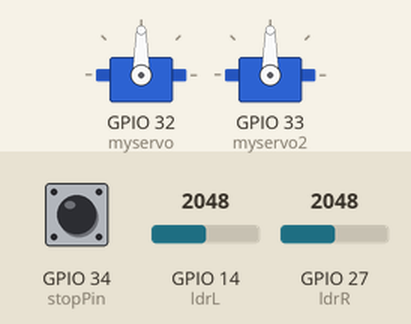
The sketch below on a simulated ESP32. On the bench: 2 × servo. Inputs (shaded band) come from the test bench; at power-on: GPIO 34 (stopPin) HIGH, GPIO 14 (ldrL) = 2048, GPIO 27 (ldrR) = 2048.

Above: at 1.2 s.
1.3 s: GPIO 34 (stopPin) pulled LOW for 0.15 s
At 1.45 s:
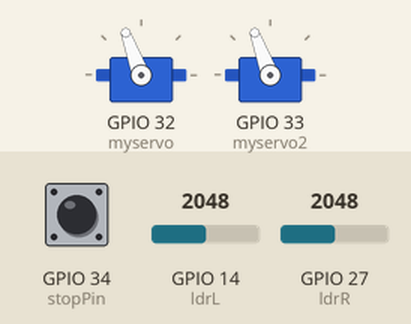
3.7 s: GPIO 34 (stopPin) pulled LOW for 3.2 s
At 4.45 s:
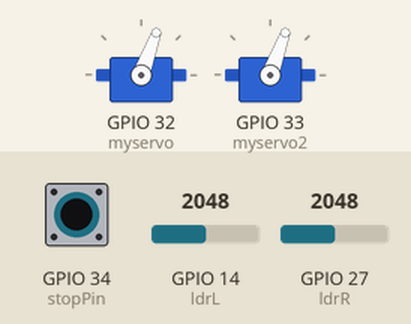
Timing chart, 0 to 8.5 s (numbered marks = the images above; inputs shaded):
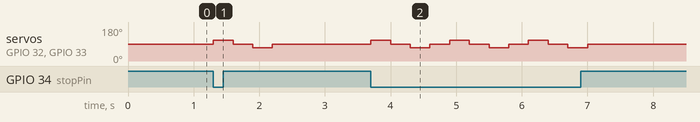

Measured:
- after the input at 1.3 s, servo on GPIO 32 (myservo), servo on GPIO 33 (myservo2): 90° → 110° at once, → 90° 0.30 s later, → 70° 0.30 s later, → 90° 0.30 s later
- after the input at 3.7 s, servo on GPIO 32 (myservo), servo on GPIO 33 (myservo2): 90° → 110° at once, then repeats every 1.2 s: 90° 0.30 s, 70° 0.30 s, 90° 0.30 s, 110° 0.30 s, until it stays 90° from 7.0 s

The sketch:

Lightwalker.ino
```cpp
#include <QuickPID.h>
#include <ESP32Servo.h>

// var servo
Servo myservo;
Servo myservo2;

const float THRESHOLD = 0.15;
int speed = 300;

int zero1 = 90;
int zero2 = 90;
int step = 20; // step base dritto
int stepVira = 40; // step per virare a dx/sx
int plusStep = 0; // step in più per avvicinarsi alla luce

// var fotoresistenze
int stopPin = 34; // 1 = buio, 0 = luce
volatile bool stop = false;

int ldrL = 14;
int ldrR = 27;
const int N = 3;
int misureL[N];
int misureR[N];
int idx = 0;
long sumL = 0;
long sumR = 0;
//int diff = 0;
float diff = 0;
int left = 0;
int right = 0;

// var per PID
float luceInput = 0; // poi aggiornata con la somma delle due letture di ldr
float output; // output del PID, da mappare sul plusStep
float luceObiettivo = 2000;
float Kp = 0.8, Ki = 0.0, Kd = 0.07;

int lastStop = 1;

QuickPID lucePID(&luceInput, &output, &luceObiettivo);

void IRAM_ATTR ISR() {
  stop = true;
}

void setup() {
// setup dei pin LDR
  Serial.begin(9600);
  pinMode(ldrL, INPUT);
  pinMode(ldrR, INPUT);
  pinMode(stopPin, INPUT);

// setup dei servo
  myservo.attach(32); // servo con pin 32 è davanti
  myservo2.attach(33);
  myservo.write(zero1);
  myservo2.write(zero2);

// setup interrupt = se non c'è luce, interrompi la camminata
  attachInterrupt(digitalPinToInterrupt(stopPin), ISR, RISING); // 0 -> 1 ARRIVA IL BUIO

// setup PID
  lucePID.SetTunings(Kp, Ki, Kd);
  lucePID.SetOutputLimits(0, 1023);
  lucePID.SetMode(lucePID.Control::automatic);
}


void loop() {

  int currentStop = digitalRead(stopPin);

  left  = mediaMobile(ldrL, misureL, sumL);
  right = mediaMobile(ldrR, misureR, sumR);

  idx = (idx + 1) % N;

  float tot = right + left;
  diff = (float)(right - left) / tot;

  luceInput = tot;

// NON attuo la correzione allo step se la luce è stata appena accesa (sennò va subito veloce anche se vicina) --> condizione di "FALLING"
 if (currentStop != lastStop && currentStop == 0) {
   plusStep = 0;
 } else {
  lucePID.Compute();
  plusStep = map(output, 0, 1023, 0, 30);
 }
 // stampa();

  if (!stop) {
    valuta();
  }
  stop = false;
  lastStop = currentStop;

}

void valuta() {
if (digitalRead(stopPin) == 0) {

        if (abs(diff) < THRESHOLD) {
            avanti();
        }
        else if (diff < -THRESHOLD) {
            sinistra();
        }
        else if (diff > THRESHOLD) {
            destra();
        }
    }
}

/*void stampa() {
  Serial.print("Threshold: "); Serial.println(THRESHOLD);
  Serial.println(right);
  Serial.println(left);
  Serial.print("DIFF: "); Serial.println(diff);
  Serial.print("luceInput: "); Serial.println(luceInput);
  Serial.print("output: "); Serial.println(output);
  Serial.print("plusStep: "); Serial.println(plusStep);


  Serial.println(digitalRead(stopPin));
  Serial.println("---");
  delay(500);
}*/


int mediaMobile(int pin, int *misure, long &sum) {
  int x;
  x = misure[idx];
  sum = sum - x;
  misure[idx] = analogRead(pin);
  x = misure[idx];
  sum = sum + misure[idx];

  int valoreSmussato = sum / N;
  return valoreSmussato;
}

void avanti() {
  // gamba davanti spinge
  myservo.write(zero1 + step + plusStep);
  // gamba dietro segue
  myservo2.write(zero2 + step + plusStep);
  delay(speed);

  // ritorno al centro
  myservo.write(zero1);
  myservo2.write(zero2);
  delay(speed);

   myservo.write(zero1 - step - plusStep);
  myservo2.write(zero2 - step - plusStep);
  delay(speed);

  myservo.write(zero1);
  myservo2.write(zero2);
  delay(speed);
}

void sinistra() {
  myservo.write(zero1 - stepVira);
  delay(speed);
  myservo2.write(zero2 - stepVira);
  delay(speed);

  myservo.write(zero1);
  myservo2.write(zero2);
  delay(speed);
}

void destra() {
  myservo.write(zero1 + stepVira);
  delay(speed);
  myservo2.write(zero2 + stepVira);
  delay(speed);

  myservo.write(zero1);
  myservo2.write(zero2);
  delay(speed);

}
```
